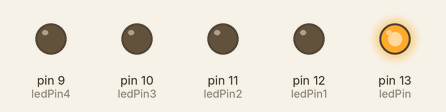
The sketch below on a simulated Arduino Uno, built with avr-gcc and run on an emulated ATmega328P. On the bench: output pins drawn as LEDs (lit = HIGH).

Above: at 0.2 s.
At 0.7 s:
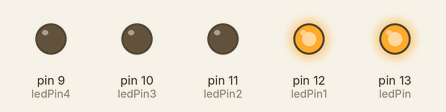
At 1.05 s:
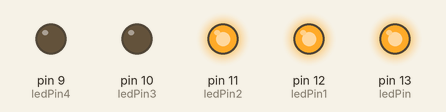
At 1.3 s:
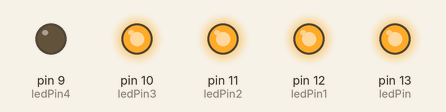
At 3.1 s:
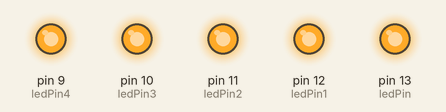
At 4.73 s:
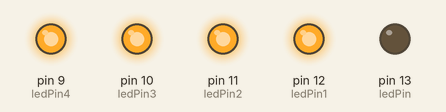
Timing chart, 0 to 5.5 s (numbered marks = the images above):
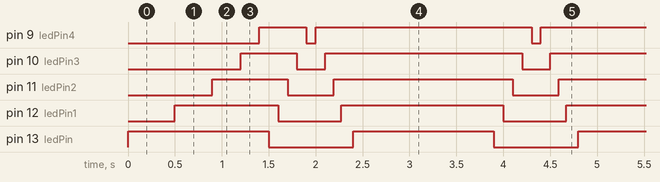

The sketch:

123LEDblinking.ino
```cpp
//Blinking LED's//
int ledPin = 13;
int ledPin1 =12;
int ledPin2 = 11;
int ledPin3 = 10;
int ledPin4 = 9;
void setup(){
  Serial.begin(9600);
  pinMode(ledPin,OUTPUT);
  pinMode(ledPin1,OUTPUT);
  pinMode(ledPin2,OUTPUT);
  pinMode(ledPin3,OUTPUT);
  pinMode(ledPin4,OUTPUT);
}
void loop(){
  digitalWrite(ledPin,HIGH);
  delay(500);
   digitalWrite(ledPin1,HIGH);
   delay(400);
    digitalWrite(ledPin2,HIGH);
    delay(300);
     digitalWrite(ledPin3,HIGH);
     delay(200);
      digitalWrite(ledPin4,HIGH);
      delay(100);
      digitalWrite(ledPin,LOW);
      delay(100);
      digitalWrite(ledPin1,LOW);
      delay(100);
      digitalWrite(ledPin2,LOW);
      delay(100);
      digitalWrite(ledPin3,LOW);
      delay(100);
      digitalWrite(ledPin4,LOW);
      delay(100);
      digitalWrite(ledPin4,HIGH);
      delay(100);
       digitalWrite(ledPin3,HIGH);
       delay(90);
        digitalWrite(ledPin2,HIGH);
        delay(80);
         digitalWrite(ledPin1,HIGH);
         delay(70);
          digitalWrite(ledPin1,HIGH);
          delay(60);
}
```

Measured:
- by itself, pin 9 (ledPin4): repeats every 2.4 s: LOW 0.10 s, HIGH 2.3 s
- by itself, pin 10 (ledPin3): repeats every 2.4 s: LOW 0.30 s, HIGH 2.1 s
- by itself, pin 11 (ledPin2): repeats every 2.4 s: LOW 0.49 s, HIGH 1.9 s
- by itself, pin 12 (ledPin1): repeats every 2.4 s: LOW 0.67 s, HIGH 1.7 s
- by itself, pin 13 (ledPin): alternates HIGH for 1.5 s and LOW for 0.90 s
